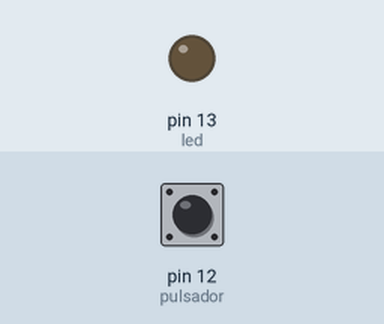
A sketch run on a simulated Arduino Uno, built with avr-gcc and run on an emulated ATmega328P. On the bench: output pins drawn as LEDs (lit = HIGH). The test bench sets the inputs (shaded band); at power-on: pin 12 (pulsador) LOW.

Above: at 1.2 s.
1.3 s: pin 12 (pulsador) pulled HIGH for 0.15 s
At 1.37 s:
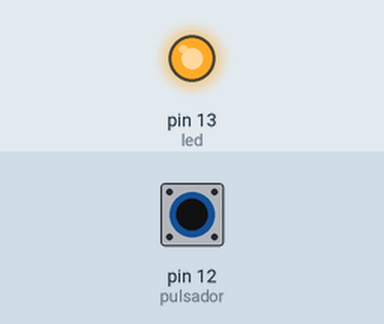
2.9 s: pin 12 (pulsador) pulled HIGH for 3.2 s
At 7.5 s:
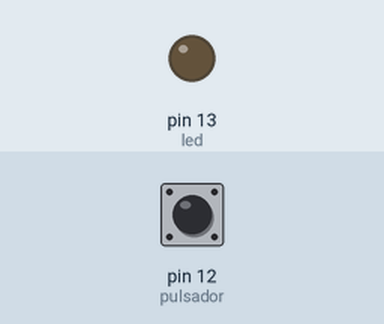
Timing chart, 0 to 9.0 s (numbered marks = the images above; inputs shaded):
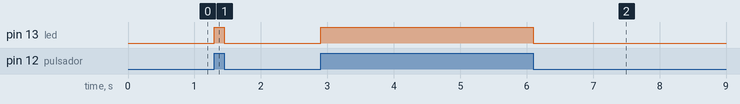

The sketch:

EncenderFoma1.ino
```cpp
int pulsador = 12;
int led = 13;
void setup()
{
  pinMode(led, OUTPUT);
  pinMode(pulsador, INPUT);
}

void loop()
{
  if(digitalRead(pulsador) == HIGH){
      digitalWrite(led,HIGH);
  }else{
      digitalWrite(led,LOW);
	}
}
```

Measured:
- after the input at 1.3 s, pin 13 (led): LOW → HIGH at once, → LOW 0.15 s later
- after the input at 2.9 s, pin 13 (led): LOW → HIGH at once, → LOW 3.2 s later
